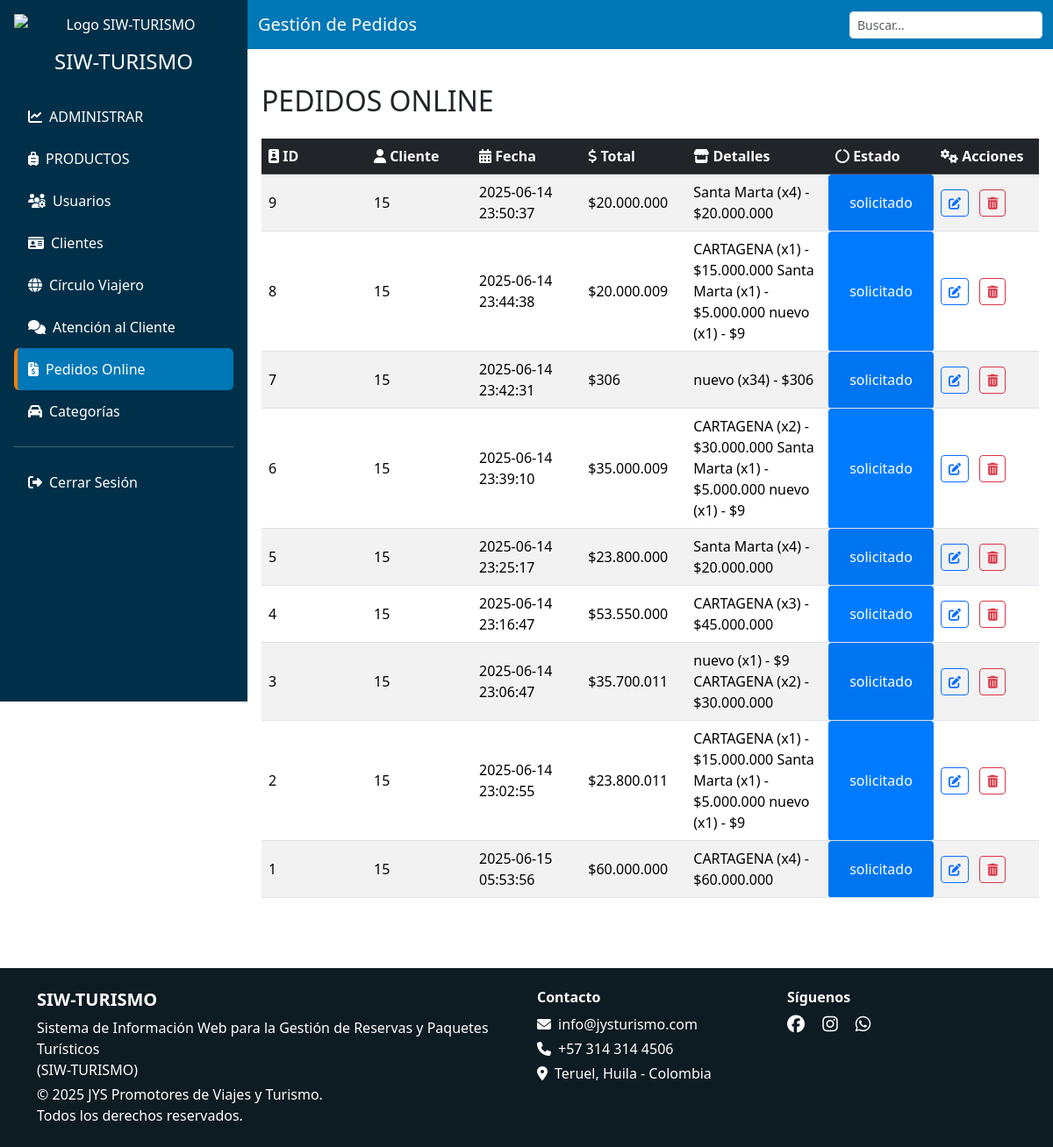
Screenshot of /vista/admin/pedidos.php (signed in) with the database file from the repository.
### tables this page shows
CREATE TABLE `ventas` (
  `id` int(11) NOT NULL,
  `fecha` timestamp NOT NULL DEFAULT current_timestamp() ON UPDATE current_timestamp(),
  `total` int(11) NOT NULL,
  `id_cliente` int(11) NOT NULL,
  `estado` enum('solicitado','atendido','rechazado') DEFAULT NULL,
  `detalles` text DEFAULT NULL
);

### modelo/pedidos_m.php (called while the page is built, shortened)
<?php
    function obtenerPedidos($conn) {
        $pedidos = [];
        $sql = "SELECT id, fecha, total, id_cliente, estado, detalles FROM ventas ORDER BY id DESC";
        $resultado = $conn->query($sql);
        if ($resultado && $resultado->num_rows > 0) {
            while ($fila = $resultado->fetch_assoc()) {
                $pedidos[] = $fila;
            }
        }
        return $pedidos;
    }
?>

### vista/admin/pedidos.php (the view, shortened to what this page needs)
<?php
    include('header.php');
?>
<body>
  <?php
        include '../../conexion.php';
        include '../../modelo/pedidos_m.php';
        $pedidos = obtenerPedidos($conn);
  ?>
  <div class="d-flex flex-column flex-lg-row">
    <?php include ('sidebar.php'); ?>
    <div class="flex-grow-1">
      <nav class="navbar navbar-dark">
        <div class="container-fluid">
          <span class="navbar-brand">Gestión de Pedidos</span>
           <div class="dataTables_filter">
              <input type="search" id="buscar" class="form-control form-control-sm" placeholder="Buscar...">
            </div>
        </div>
      </nav>
      <div class="main-content">
        <div class="d-flex justify-content-between align-items-center mb-4">
          <h2 class="mb-0 mt-4">PEDIDOS ONLINE</h2>
        </div>
        <div class="table-responsive">
          <table class="table table-striped table-hover align-middle">
            <thead class="table-dark">
              <tr>
              <th><i class="fas fa-id-badge"></i> ID</th>
              <th><i class="fas fa-user"></i> Cliente</th>
              <th><i class="fas fa-calendar-alt"></i> Fecha</th>
              <th><i class="fas fa-dollar-sign"></i> Total</th>
              <th><i class="fas fa-store"></i> Detalles</th>
              <th><i class="fas fa-circle-notch"></i> Estado</th>
                <th><i class="fas fa-cogs"></i> Acciones</th>
              </tr>
            </thead>
            <tbody>
              <?php foreach ($pedidos as $pedido): ?>
                <tr>
                  <td><?= $pedido['id'] ?></td>
                  <td><?= $pedido['id_cliente'] ?></td>
                  <td><?= $pedido['fecha'] ?></td>
                  <td>$<?= number_format($pedido['total'], 0, ',', '.') ?></td>
                  <td><?= htmlspecialchars($pedido['detalles']) ?></td>
                 <?php
                    $colores = [
                        'atendido'   => '#28a745',
                        'rechazado'  => '#dc3545',
                        'solicitado' => '#007bff'
                    ];
                    $estado = strtolower($pedido['estado']);
                    $color = isset($colores[$estado]) ? $colores[$estado] : '#6c757d';
                  ?>
                  <td style="background-color:<?= $color ?>;color:#fff;padding:5px;border-radius:4px;text-align:center;">
                      <?= htmlspecialchars($pedido['estado']) ?>
                  </td>
                  <td>
                    <button class="btn btn-sm btn-outline-primary me-2" data-bs-toggle="modal"
                        data-bs-target="#modalEditar<?= $pedido['id'] ?>">
                        <i class="fas fa-edit"></i>
                    </button>
                    <button class="btn btn-sm btn-outline-danger"
                        onclick="eliminar(event, <?= $pedido['id'] ?>)"><i class="fas fa-trash-alt"></i>
                    </button>
                    </td>
                </tr>
              <?php endforeach; ?>
            </tbody>
          </table>
        </div>
      </div>
    </div>
  </div>
  <?php include ('footer.php'); ?>
</body>
</html>

### vista/admin/header.php (shortened to what this page needs)
<!DOCTYPE html>
<html lang="es">
<head>
    <link rel="stylesheet" href="../../libs/bootstrap-5.3.3-dist/css/bootstrap.min.css">
    <link rel="stylesheet" href="../../libs/fontawesome-free-6.7.2-web/css/all.min.css">
    <link rel="stylesheet" href="css/style_index.css">
</head>

### vista/admin/sidebar.php (shortened to what this page needs)
<!DOCTYPE html>
<html lang="es">
<head>
    <link
      href="../../libs/bootstrap-5.3.3-dist/css/bootstrap.min.css"
      rel="stylesheet"
    />
</head>
<body>
    <div class="sidebar p-3 text-center d-flex flex-column flex-shrink-0 text-white overflow-auto vh-100">
        <nav style="min-width: 250px;">
            <img src="../../IMAGENES/Logotipo_sinsombrapng_Mesa de trabajo 1-02.png" alt="Logo SIW-TURISMO"
                class="img-fluid mb-3 mx-auto d-block" style="max-height: 80px;" />
            <h4 class="mb-4">SIW-TURISMO</h4>
            <ul class="nav nav-pills flex-column text-start">
                <li class="nav-item">
                    <a href="http://localhost/SIW-TURISMO/vista/admin/vista_general.php" class="nav-link i-vista_general text-white">
                        <i class="fas fa-chart-line me-2"></i>ADMINISTRAR
                    </a>
                </li>
                <li class="nav-item">
                    <a href="http://localhost/SIW-TURISMO/vista/admin/productos.php" class="nav-link i-productos text-white">
                        <i class="fas fa-suitcase-rolling me-2"></i>PRODUCTOS
                    </a>
                </li>
                <li class="nav-item">
                    <a href="http://localhost/SIW-TURISMO/vista/admin/usuarios.php" class="nav-link i-usuarios text-white">
                        <i class="fas fa-users-cog me-2"></i>Usuarios
                    </a>
                </li>
                <li class="nav-item">
                    <a href="http://localhost/SIW-TURISMO/vista/admin/clientes.php" class="nav-link i-clientes text-white">
                        <i class="fas fa-id-card me-2"></i>Clientes
                    </a>
                </li>
                <li class="nav-item">
                    <a href="http://localhost/SIW-TURISMO/vista/admin/circulo_viajero.php" class="nav-link i-circulo_viajero text-white">
                        <i class="fas fa-globe me-2"></i>Círculo Viajero
                    </a>
                </li>
                <li class="nav-item">
                    <a href="http://localhost/SIW-TURISMO/vista/admin/atencion_cliente.php" class="nav-link i-atencion_cliente text-white">
                        <i class="fas fa-comments me-2"></i>Atención al Cliente
                    </a>
                </li>
                <li class="nav-item">
                    <a href="http://localhost/SIW-TURISMO/vista/admin/pedidos.php" class="nav-link i-pedidos text-white">
                        <i class="fas fa-file-invoice-dollar me-2"></i>Pedidos Online
                    </a>
                </li>
                <li class="nav-item">
                    <a href="http://localhost/SIW-TURISMO/vista/admin/categorias.php" class="nav-link i-categorias text-white">
                        <i class="fas fa-car me-2"></i>Categorías
                    </a>
                </li>
                <hr />
                <li class="nav-item">
                    <a href="../../controlador/usuarios_c.php?accion=salir" class="nav-link i10 text-white" onclick="salir();">
                        <i class="fas fa-sign-out-alt me-2"></i>Cerrar Sesión
                    </a>
                </li>
            </ul>
        </nav>
    </div>
</body>
</html>

### vista/admin/footer.php (shortened to what this page needs)
<!DOCTYPE html>
<html lang="es">
<head>
    <link rel="stylesheet" href="../../libs/bootstrap-5.3.3-dist/css/bootstrap.min.css">
    <link rel="stylesheet" href="../../libs/bootstrap-icons-1.11.3/a/bootstrap-icons.css">
    <link rel="stylesheet" href="../../libs/fontawesome-free-6.7.2-web/css/all.min.css">
</head>
<body>
    <footer class="text-white mt-5" style="background-color: rgb(13, 27, 35);">
        <div class="container py-4">
            <div class="row">
                <div class="col-12 col-md-6 mb-4 mb-md-0 text-center text-md-start">
                    <h5 class="fw-bold">SIW-TURISMO</h5>
                    <p class="mb-1">Sistema de Información Web para la Gestión de Reservas y Paquetes Turísticos <br> (SIW-TURISMO)</p>
                    <p class="mb-0">&copy; <span id="year"></span> JYS Promotores de Viajes y Turismo. <br> Todos los derechos reservados.</p>
                </div>
                <div class="col-12 col-md-3 mb-4 mb-md-0 text-center text-md-start">
                    <h6 class="fw-bold">Contacto</h6>
                    <p class="mb-1"><i class="fas fa-envelope me-2"></i>info@jysturismo.com</p>
                    <p class="mb-1"><i class="fas fa-phone me-2"></i>+57 314 314 4506</p>
                    <p class="mb-0"><i class="fas fa-map-marker-alt me-2"></i>Teruel, Huila - Colombia</p>
                </div>
                <div class="col-12 col-md-3 text-center text-md-start">
                    <h6 class="fw-bold">Síguenos</h6>
                    <a href="https://www.facebook.com/share/1aEM7MnAdN/" class="text-white me-3" target="_blank" rel="noopener noreferrer">
                        <i class="fab fa-facebook fa-lg"></i>
                    </a>
                    <a href="#" class="text-white me-3">
                        <i class="fab fa-instagram fa-lg"></i>
                    </a>
                    <a href="https://wa.me/573143144506" class="text-white" target="_blank" rel="noopener noreferrer">
                        <i class="fab fa-whatsapp fa-lg"></i>
                    </a>
                </div>
            </div>
        </div>
    </footer>
</body>
</html>

### vista/admin/pedidos.php (style rules this page uses)
.table-responsive { overflow-x: auto; max-width: 100%; }
.main-content { padding: 1rem; }
th, td { overflow-wrap: break-word; min-width: 120px; text-align: left; vertical-align: middle; }

### rows the page displays
ventas: id "9", id_cliente "15", fecha "2025-06-14 23:50:37", total "20.000.000", detalles "Santa Marta (x4) - $20.000.000", estado "solicitado"
ventas: id "8", id_cliente "15", fecha "2025-06-14 23:44:38", total "20.000.009", detalles "CARTAGENA (x1) - $15.000.000 Santa Marta (x1) - $5.000.000 nuevo (x1) - $9", estado "solicitado"
ventas: id "7", id_cliente "15", fecha "2025-06-14 23:42:31", total "306", detalles "nuevo (x34) - $306", estado "solicitado"
ventas: id "6", id_cliente "15", fecha "2025-06-14 23:39:10", total "35.000.009", detalles "CARTAGENA (x2) - $30.000.000 Santa Marta (x1) - $5.000.000 nuevo (x1) - $9", estado "solicitado"
ventas: id "5", id_cliente "15", fecha "2025-06-14 23:25:17", total "23.800.000", detalles "Santa Marta (x4) - $20.000.000", estado "solicitado"
ventas: id "4", id_cliente "15", fecha "2025-06-14 23:16:47", total "53.550.000", detalles "CARTAGENA (x3) - $45.000.000", estado "solicitado"
ventas: id "3", id_cliente "15", fecha "2025-06-14 23:06:47", total "35.700.011", detalles "nuevo (x1) - $9 CARTAGENA (x2) - $30.000.000", estado "solicitado"
ventas: id "2", id_cliente "15", fecha "2025-06-14 23:02:55", total "23.800.011", detalles "CARTAGENA (x1) - $15.000.000 Santa Marta (x1) - $5.000.000 nuevo (x1) - $9", estado "solicitado"
ventas: id "1", id_cliente "15", fecha "2025-06-15 05:53:56", total "60.000.000", detalles "CARTAGENA (x4) - $60.000.000", estado "solicitado"
